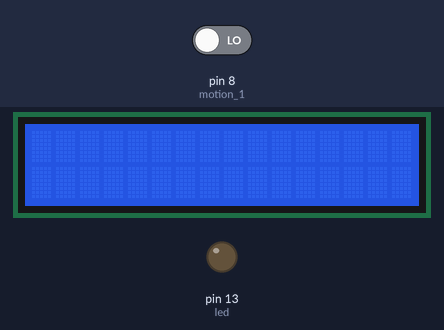
Simulated run of this sketch. Board: Arduino Uno, built with avr-gcc and run on an emulated ATmega328P. Parts: 16×2 character LCD, output pins drawn as LEDs (lit = HIGH). The inputs (shaded band) are chosen by the test bench; at power-on: pin 8 (motion_1) LOW. What the sketch prints to the serial monitor is not drawn. At 5.1 s the program stops and its outputs stay as they are.

Above: at 1.2 s.
1.3 s: pin 8 (motion_1) driven HIGH
At 5.0 s:
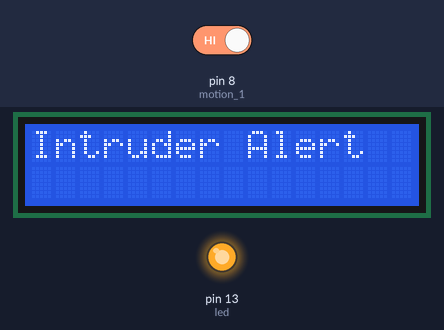
Timing chart, 0 to 6.5 s (numbered marks = the images above; inputs shaded):
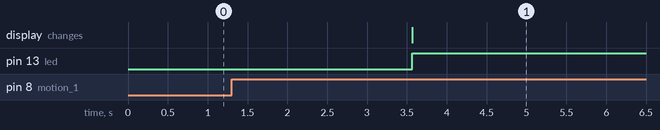

Measured:
- after the input at 1.3 s, pin 13 (led): LOW → HIGH after 2.3 s; the display: changes after 2.3 s (image 1)

The sketch:

sketch_dec19a.ino
```cpp
#include <LiquidCrystal.h>
int motion_1 = 8;
#define led 13

const int rs = 12, en = 11, d4 = 5, d5 = 4, d6 = 3, d7 = 2;
LiquidCrystal lcd(rs, en, d4, d5, d6, d7);


int sensor_1=LOW;                   //sensor_2=LOW,sensor_3=LOW;
int sensor_2=LOW;
int sensor_3=LOW;
int sensor_1_flag = 0;
int sensor_2_flag = 0;
int sensor_3_flag = 0;


void setup() {
  // put your setup code here, to run once:


  pinMode(led, OUTPUT);                                      // led set at pin 13
  pinMode(motion_1, INPUT);                                   // sensor set at pin 8
  // set up the LCD's number of columns and rows:
  lcd.begin(16, 2);
  Serial.begin (9600);
}

void loop() {
  // put your main code here, to run repeatedly:

  if (sensor_1_flag != 1) {
    sensor_1 = digitalRead(motion_1);           //read the value which SENSOR gets through pin 12 and put the value in sansor variable.
    Serial.println(sensor_1);
    delay(500);
    if (sensor_1 == HIGH )
    {
      sensor_1_flag=1;
      sensor_1=LOW;
    }
  }
  if (sensor_2_flag != 1) {
    sensor_2 = digitalRead(motion_1);
    Serial.println(sensor_2);
    delay(500);
    if (sensor_2 == HIGH )
    {
      sensor_2_flag=1;
      sensor_2=LOW;
    }
  }

  if (sensor_3_flag != 1) {
    sensor_3 = digitalRead(motion_1);
    delay(500);
    Serial.println(sensor_3);
    if (sensor_3 == HIGH )
    {
       sensor_3_flag=1;
       sensor_3=LOW;
    }
  }


  if (sensor_3_flag == 1 &&  sensor_1_flag == 1 &&  sensor_2_flag == 1)
  {
    lcd.setCursor(0, 0);
    lcd.print("Intruder Alert");
    Serial.println("Motion detected");
    while (true) {
      digitalWrite(led, HIGH);
      delay(500);
     sensor_3_flag=0;
     sensor_1_flag=0;
     sensor_2_flag=0;
    }
  } else
  {
   // Serial.println("Motion NOT detected");
    digitalWrite(led, LOW);
    delay(500);

  }


}
```
